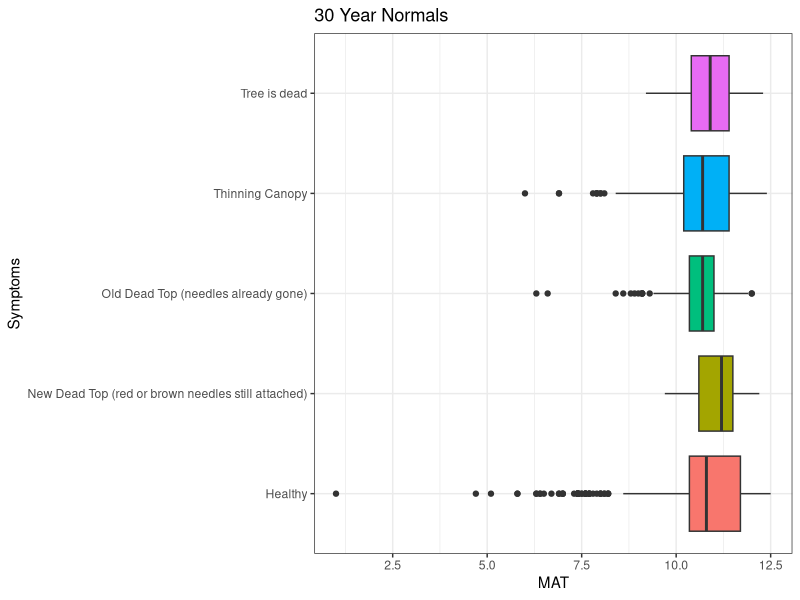
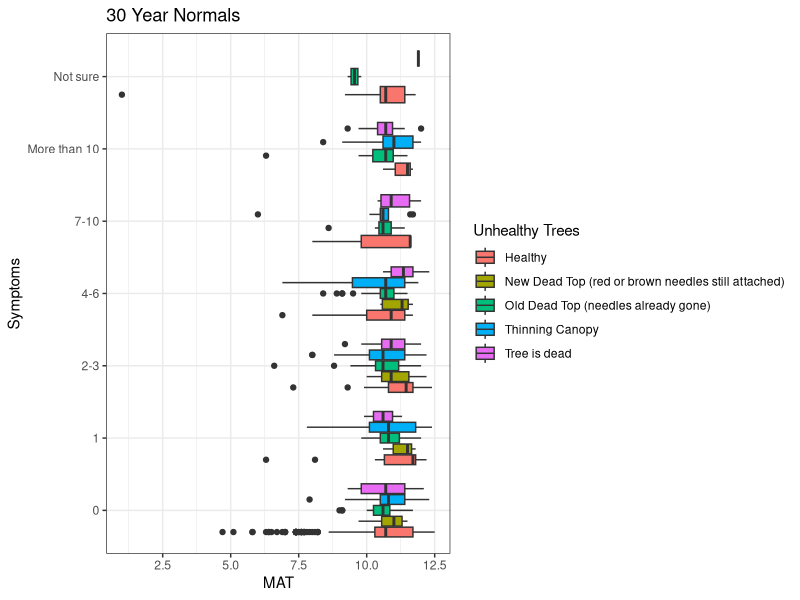
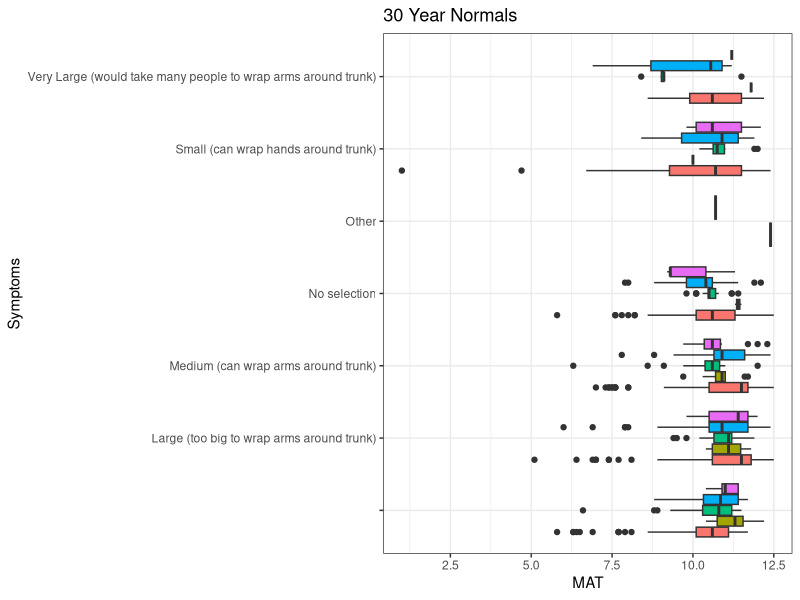
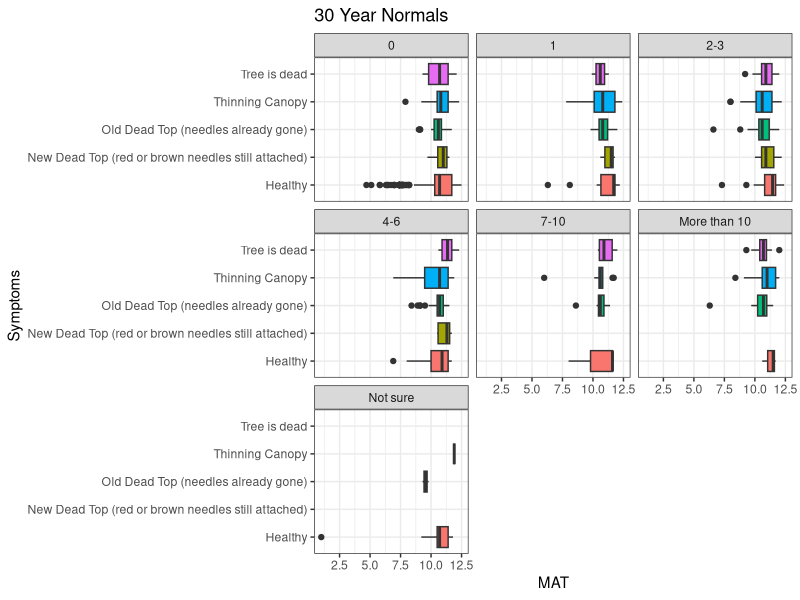
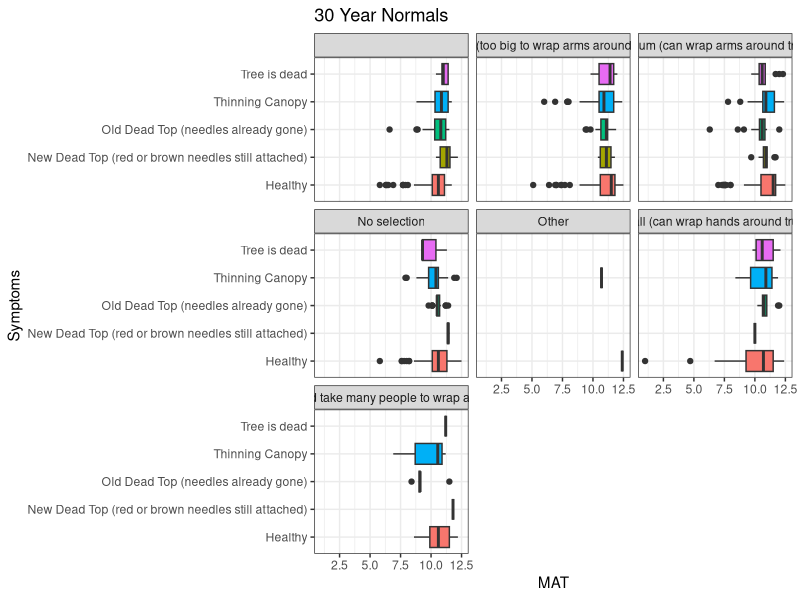
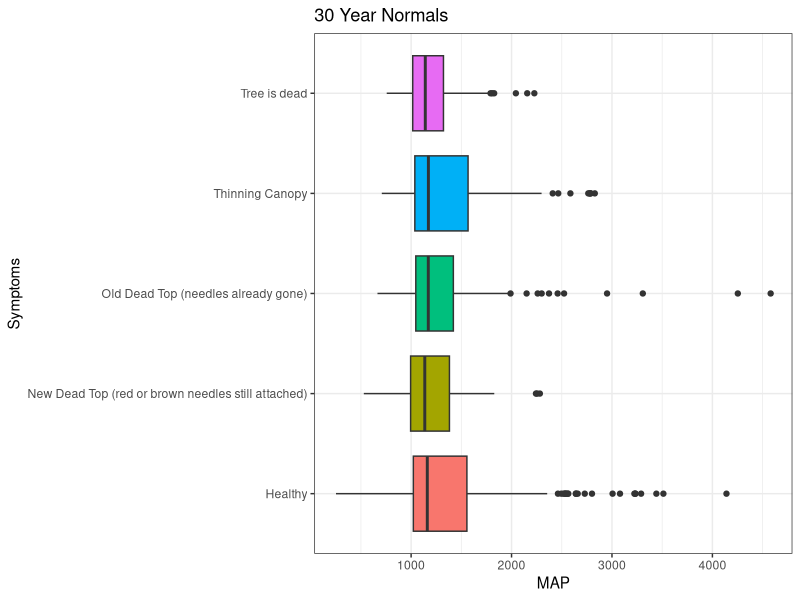
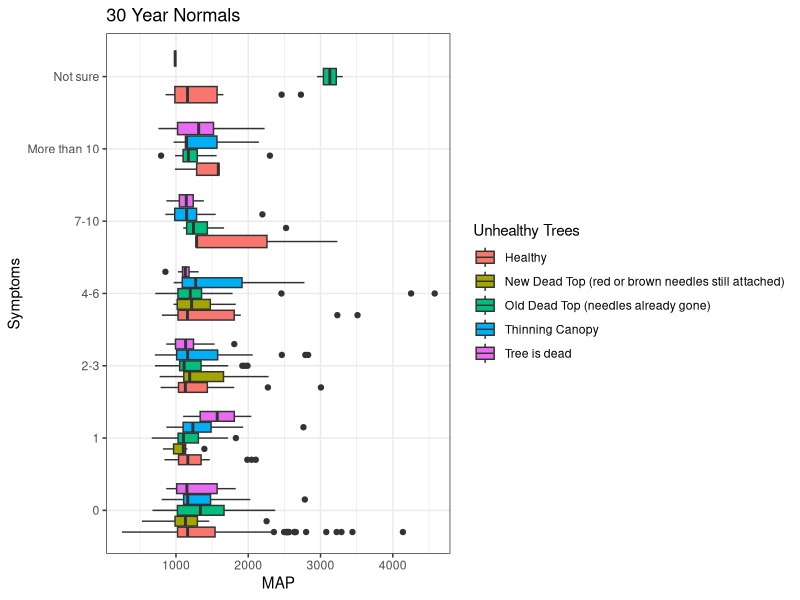
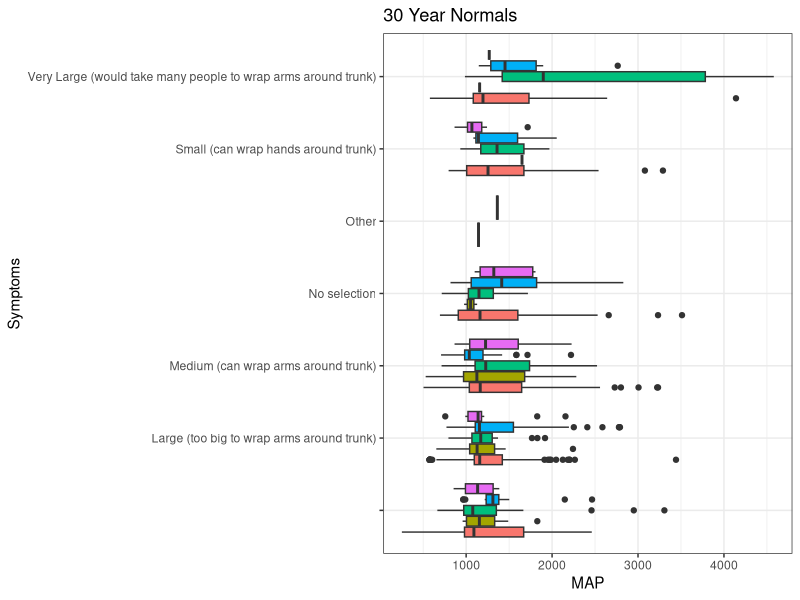

Write R code to recreate these figures, in order.
## ---- chunk 1
knitr::opts_chunk$set(echo = FALSE)
## ---- chunk 2
#install.packages("tidyverse")
library(tidyverse)
## ---- chunk 3
data <- read.csv("./data/observations-9.19.21.csv")
## ---- chunk 4
gps <- data[c(1,22,23)]
gps <- rename(gps,lat = latitude) %>% `colnames<-`(c("ID2","lat","long")) %>% mutate(el = ".")
write.csv(gps,file="./data/gps.csv")
## ---- chunk 5
normals <- read.csv("./data/gps_Normal_1991_2020MSY.csv")
normals <- rename(normals, id = ID2)
## ---- chunk 6
combined <- left_join(data,normals,by="id")  %>% filter(MAP >0,na.rm=TRUE)
## ---- chunk 7
combined$field.tree.canopy.symptoms[combined$field.tree.canopy.symptoms=="Multiple Symptoms"] <-"Multiple Symptoms (please list in Notes)"
combined$field.tree.canopy.symptoms[combined$field.tree.canopy.symptoms=="multiple symptoms"] <-"Multiple Symptoms (please list in Notes)"
combined$field.tree.canopy.symptoms[combined$field.tree.canopy.symptoms=="thinning foliage"] <-"Thinning Canopy"
combined$field.tree.canopy.symptoms[combined$field.tree.canopy.symptoms=="healthy"] <-"Healthy"
combined$field.tree.canopy.symptoms[combined$field.tree.canopy.symptoms=="dead top"] <-"Old Dead Top (needles already gone)"
combined <- combined %>% droplevels()
combined$field.tree.canopy.symptoms <- as.factor(combined$field.tree.canopy.symptoms)
levels(combined$field.tree.canopy.symptoms)
## ---- chunk 8
combined$field.number.of.additional.unhealthy.trees..of.same.species..in.area..within.sight.[combined$field.number.of.additional.unhealthy.trees..of.same.species..in.area..within.sight.=="4"] <- "4-6"
combined$field.number.of.additional.unhealthy.trees..of.same.species..in.area..within.sight.[combined$field.number.of.additional.unhealthy.trees..of.same.species..in.area..within.sight.=="5"] <- "4-6"
combined$field.number.of.additional.unhealthy.trees..of.same.species..in.area..within.sight.[combined$field.number.of.additional.unhealthy.trees..of.same.species..in.area..within.sight.=="2"] <- "2-3"
combined <- combined %>% droplevels()
combined$field.number.of.additional.unhealthy.trees..of.same.species..in.area..within.sight. <- as.factor(combined$field.number.of.additional.unhealthy.trees..of.same.species..in.area..within.sight.)
levels(combined$field.number.of.additional.unhealthy.trees..of.same.species..in.area..within.sight.)
## ---- chunk 9
combined$field.optional...tree.size[combined$field.optional...tree.size == "Large"] <- "Large (too big to wrap arms around trunk)"
combined$field.optional...tree.size[combined$field.optional...tree.size == "Medium"] <- "Medium (can wrap arms around trunk)"
combined$field.optional...tree.size[combined$field.optional...tree.size == "Small"] <- "Small (can wrap hands around trunk)"
combined$field.optional...tree.size[combined$field.optional...tree.size == "Very Large"] <- "Very Large (would take many people to wrap arms around trunk)"
combined <- combined %>% droplevels()
combined$field.optional...tree.size <- as.factor(combined$field.optional...tree.size)
levels(combined$field.optional...tree.size)
## ---- chunk 10
filtered.symptoms <- combined  %>% filter(field.tree.canopy.symptoms=="Healthy"|field.tree.canopy.symptoms=="Thinning Canopy"|field.tree.canopy.symptoms=="New Dead Top (red or brown needles still attached)"|field.tree.canopy.symptoms=="Old Dead Top (needles already gone)"|field.tree.canopy.symptoms=="Tree is dead") %>% droplevels()
levels(filtered.symptoms$field.tree.canopy.symptoms)
## ---- chunk 11
ggplot(filtered.symptoms,aes(field.tree.canopy.symptoms,MAT,fill=field.tree.canopy.symptoms))+geom_boxplot(show.legend=FALSE)+coord_flip()+theme_bw() +labs(title="30 Year Normals",x="Symptoms")
## ---- chunk 12
ggplot(filtered.symptoms,aes(field.number.of.additional.unhealthy.trees..of.same.species..in.area..within.sight.,MAT,fill=field.tree.canopy.symptoms))+geom_boxplot()+coord_flip()+theme_bw() +labs(fill="Unhealthy Trees")+labs(title="30 Year Normals",x="Symptoms")
## ---- chunk 13
ggplot(filtered.symptoms,aes(field.optional...tree.size,MAT,fill=field.tree.canopy.symptoms))+geom_boxplot(show.legend=FALSE)+coord_flip()+theme_bw() +labs(fill="Unhealthy Trees")+labs(title="30 Year Normals",x="Symptoms")
## ---- chunk 14
ggplot(filtered.symptoms,aes(field.tree.canopy.symptoms,MAT,fill=field.tree.canopy.symptoms))+geom_boxplot(show.legend=FALSE)+coord_flip()+facet_wrap(~field.number.of.additional.unhealthy.trees..of.same.species..in.area..within.sight.)+theme_bw() +labs(title="30 Year Normals",x="Symptoms")
## ---- chunk 15
ggplot(filtered.symptoms,aes(field.tree.canopy.symptoms,MAT,fill=field.tree.canopy.symptoms))+geom_boxplot(show.legend=FALSE)+coord_flip()+theme_bw() +facet_wrap(~field.optional...tree.size) +labs(title="30 Year Normals",x="Symptoms")
## ---- chunk 16
ggplot(filtered.symptoms,aes(field.tree.canopy.symptoms,MAP,fill=field.tree.canopy.symptoms))+geom_boxplot(show.legend=FALSE)+coord_flip()+theme_bw() +labs(title="30 Year Normals",x="Symptoms")
## ---- chunk 17
ggplot(filtered.symptoms,aes(field.number.of.additional.unhealthy.trees..of.same.species..in.area..within.sight.,MAP,fill=field.tree.canopy.symptoms))+geom_boxplot()+coord_flip()+theme_bw() +labs(fill="Unhealthy Trees") +labs(title="30 Year Normals",x="Symptoms")
## ---- chunk 18
ggplot(filtered.symptoms,aes(field.optional...tree.size,MAP,fill=field.tree.canopy.symptoms))+geom_boxplot(show.legend=FALSE)+coord_flip()+theme_bw() +labs(fill="Unhealthy Trees")+labs(title="30 Year Normals",x="Symptoms")
## ---- chunk 19
ggplot(filtered.symptoms,aes(field.tree.canopy.symptoms,MAP,fill=field.tree.canopy.symptoms))+geom_boxplot(show.legend=FALSE)+coord_flip()+facet_wrap(~field.number.of.additional.unhealthy.trees..of.same.species..in.area..within.sight.)+theme_bw() +labs(title="30 Year Normals",x="Symptoms")
## ---- chunk 20
ggplot(filtered.symptoms,aes(field.tree.canopy.symptoms,MAP,fill=field.tree.canopy.symptoms))+geom_boxplot(show.legend=FALSE)+coord_flip()+theme_bw() +facet_wrap(~field.optional...tree.size) +labs(title="30 Year Normals",x="Symptoms")
## ---- chunk 21
ggplot(filtered.symptoms,aes(field.tree.canopy.symptoms,AHM,fill=field.tree.canopy.symptoms))+geom_boxplot(show.legend=FALSE)+coord_flip()+theme_bw() +labs(title="30 Year Normals",x="Symptoms")
## ---- chunk 22
ggplot(filtered.symptoms,aes(field.number.of.additional.unhealthy.trees..of.same.species..in.area..within.sight.,AHM,fill=field.tree.canopy.symptoms))+geom_boxplot()+coord_flip()+theme_bw() +labs(fill="Unhealthy Trees") +labs(title="30 Year Normals",x="Symptoms")
## ---- chunk 23
ggplot(filtered.symptoms,aes(field.optional...tree.size,AHM,fill=field.tree.canopy.symptoms))+geom_boxplot(show.legend=FALSE)+coord_flip()+theme_bw() +labs(fill="Unhealthy Trees")+labs(title="30 Year Normals",x="Symptoms")
## ---- chunk 24
ggplot(filtered.symptoms,aes(field.tree.canopy.symptoms,AHM,fill=field.tree.canopy.symptoms))+geom_boxplot(show.legend=FALSE)+coord_flip()+facet_wrap(~field.number.of.additional.unhealthy.trees..of.same.species..in.area..within.sight.)+theme_bw() +labs(title="30 Year Normals",x="Symptoms")
## ---- chunk 25
ggplot(filtered.symptoms,aes(field.tree.canopy.symptoms,AHM,fill=field.tree.canopy.symptoms))+geom_boxplot(show.legend=FALSE)+coord_flip()+theme_bw() +facet_wrap(~field.optional...tree.size) +labs(title="30 Year Normals",x="Symptoms")
## ---- chunk 26
ggplot(filtered.symptoms,aes(field.tree.canopy.symptoms,SHM,fill=field.tree.canopy.symptoms))+geom_boxplot(show.legend=FALSE)+coord_flip()+theme_bw() +labs(title="30 Year Normals",x="Symptoms")
## ---- chunk 27
ggplot(filtered.symptoms,aes(field.number.of.additional.unhealthy.trees..of.same.species..in.area..within.sight.,SHM,fill=field.tree.canopy.symptoms))+geom_boxplot()+coord_flip()+theme_bw() +labs(fill="Unhealthy Trees") +labs(title="30 Year Normals",x="Symptoms")
## ---- chunk 28
ggplot(filtered.symptoms,aes(field.optional...tree.size,SHM,fill=field.tree.canopy.symptoms))+geom_boxplot(show.legend=FALSE)+coord_flip()+theme_bw() +labs(fill="Unhealthy Trees")+labs(title="30 Year Normals",x="Symptoms")
## ---- chunk 29
ggplot(filtered.symptoms,aes(field.tree.canopy.symptoms,SHM,fill=field.tree.canopy.symptoms))+geom_boxplot(show.legend=FALSE)+coord_flip()+facet_wrap(~field.number.of.additional.unhealthy.trees..of.same.species..in.area..within.sight.)+theme_bw() +labs(title="30 Year Normals",x="Symptoms")
## ---- chunk 30
ggplot(filtered.symptoms,aes(field.tree.canopy.symptoms,SHM,fill=field.tree.canopy.symptoms))+geom_boxplot(show.legend=FALSE)+coord_flip()+theme_bw() +facet_wrap(~field.optional...tree.size) +labs(title="30 Year Normals",x="Symptoms")
